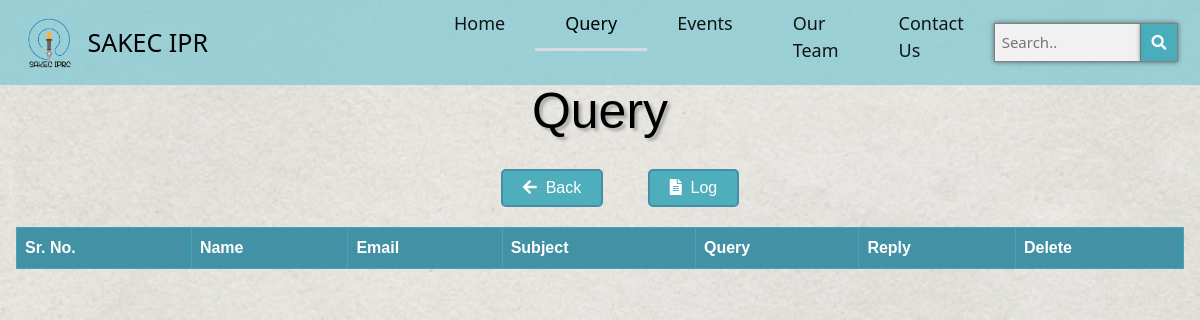
/query.php, run on an earlier commit of the app's database.
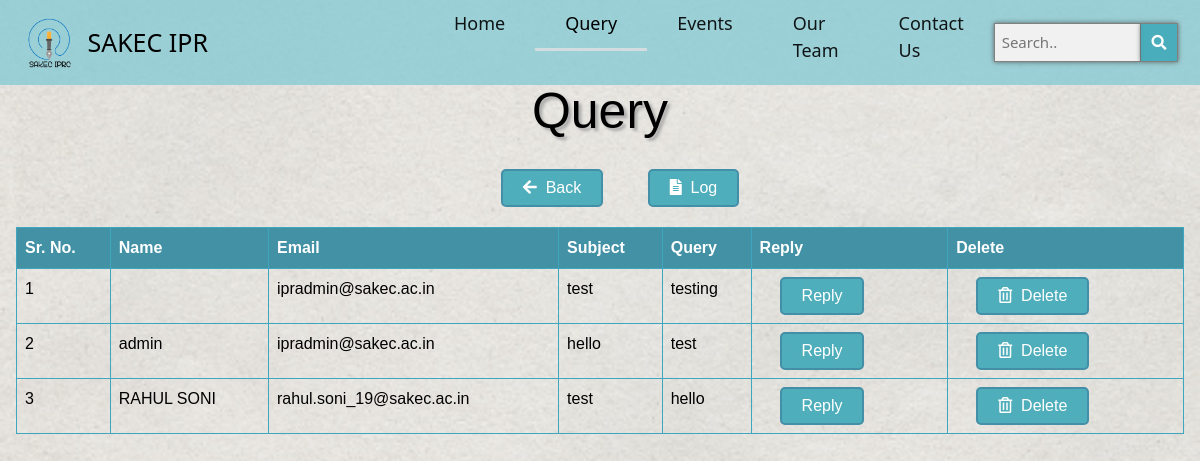
And on a later commit of the database.
### tables this page shows
CREATE TABLE `ipr_contact_us` (
  `id` int(11) NOT NULL,
  `name` varchar(255) NOT NULL,
  `emailId` varchar(255) NOT NULL,
  `subject` varchar(255) NOT NULL,
  `query` varchar(255) NOT NULL,
  `queryTime` timestamp NOT NULL DEFAULT current_timestamp(),
  `replyStatus` tinyint(4) NOT NULL DEFAULT 0,
  `replyMsg` varchar(255) DEFAULT NULL,
  `repliedBy` varchar(50) NOT NULL DEFAULT 'admin'
);

### query.php (the view, shortened to what this page needs)
<?php
require_once 'requirements.php'
?>
<!DOCTYPE html>
<html lang="en">
<head>
  <link href="https://cdnjs.cloudflare.com/ajax/libs/font-awesome/5.15.1/css/all.min.css" rel="stylesheet" />
  <link rel="stylesheet" href="https://cdnjs.cloudflare.com/ajax/libs/bootstrap/5.0.1/css/bootstrap.min.css" />
  <link rel="stylesheet" href="css/query.css?v=<?php echo time(); ?>">
</head>
<body>
  <nav class="navbar fixed-top navbar-expand-lg navbar-light bg-dark">
    <div class="container-fluid">
      <div class="logo">
        <img src="/images/IPR logo.png">
      </div>&nbsp;
      &nbsp;<a class="navbar-brand" href="#">SAKEC IPR</a>
      <div class="collapse navbar-collapse justify-content-end" id="navbarSupportedContent">
        <ul class="navbar-nav me-auto mb-2 mb-lg-0">
          <li class="nav-item">
            <a class="nav-link" aria-current="page" href="#">Home</a>
          </li>
          <li class="nav-item">
          <li class="nav-item">
            <a class="nav-link active" aria-current="page" href="#">Query</a>
          </li>
          <li class="nav-item ">
            <a class="nav-link " href="#">
              Events
            </a>
          </li>
          <li class="nav-item ">
            <a class="nav-link " href="#">
              Our Team
            </a>
          </li>
          <li class="nav-item ">
            <a class="nav-link " href="#">
              Contact Us
            </a>
          </li>
        </ul>
        <form class="example" action="action_page.php">
          <input type="text" placeholder="Search.." name="search">
          <button type="submit"><i class="fa fa-search"></i></button>
        </form>
      </div>
    </div>
  </nav>
  <div class="text-center content">
    <h2>Query</h2>
    <div class="row">
      <div class="main-buttons">
        <button type="button" class="btn"><i class="fas fa-arrow-left"></i>&nbsp; Back</button>
        <button type="button" class="btn" onclick="<?php echo "window.location='queryReplyLog.php'" ?>"><i class="fas fa-file-alt"></i>&nbsp; Log</button>
      </div>
    </div>
    <div class="table">
      <table class="table table-bordered">
        <thead>
          <tr>
            <th scope="col">Sr. No.</th>
            <th scope="col">Name</th>
            <th scope="col">Email</th>
            <th scope="col">Subject</th>
            <th scope="col">Query</th>
            <th scope="col">Reply</th>
            <th scope="col">Delete</th>
          </tr>
        </thead>
        <tbody>
          <?php
          $id = 1;
          $sql = "SELECT * FROM `ipr_contact_us` WHERE replyStatus=0";
          $query = mysqli_query($conn, $sql);
          if (mysqli_num_rows($query) > 0) {
            while ($row = mysqli_fetch_assoc($query)) {
          ?>
              <tr>
                <td><?php echo $id++; ?></td>
                <td><?php echo $row['name']; ?></td>
                <td><?php echo $row['emailId']; ?></td>
                <td><?php echo $row['subject']; ?></td>
                <td><?php echo $row['query']; ?></td>
                <td>
                  <div id="<?php echo 'reply' . $id; ?>">
                    <button type="button" name="<?php echo 'reply' . $id; ?>" onClick="<?php echo 'addTextArea(' . $id . ');'; ?>" class="btn">Reply</button>
                  </div>
                </td>
                <td>
                  <form method="POST"><button type="submit" name="<?php echo 'delete' . $id; ?>" class="btn"><i class="far fa-trash-alt"></i>&nbsp; Delete</button></form>
                </td>
              </tr>
          <?php
            }
          }
          ?>
        </tbody>
      </table>
    </div>
  </div>
</body>
</html>

What changed in the data, as far as the page shows it:
added ipr_contact_us: emailId "ipradmin@sakec.ac.in", subject "test", query "testing"
added ipr_contact_us: name "admin", emailId "ipradmin@sakec.ac.in", subject "hello", query "test"
added ipr_contact_us: name "RAHUL SONI", emailId "rahul.soni_19@sakec.ac.in", subject "test", query "hello"
